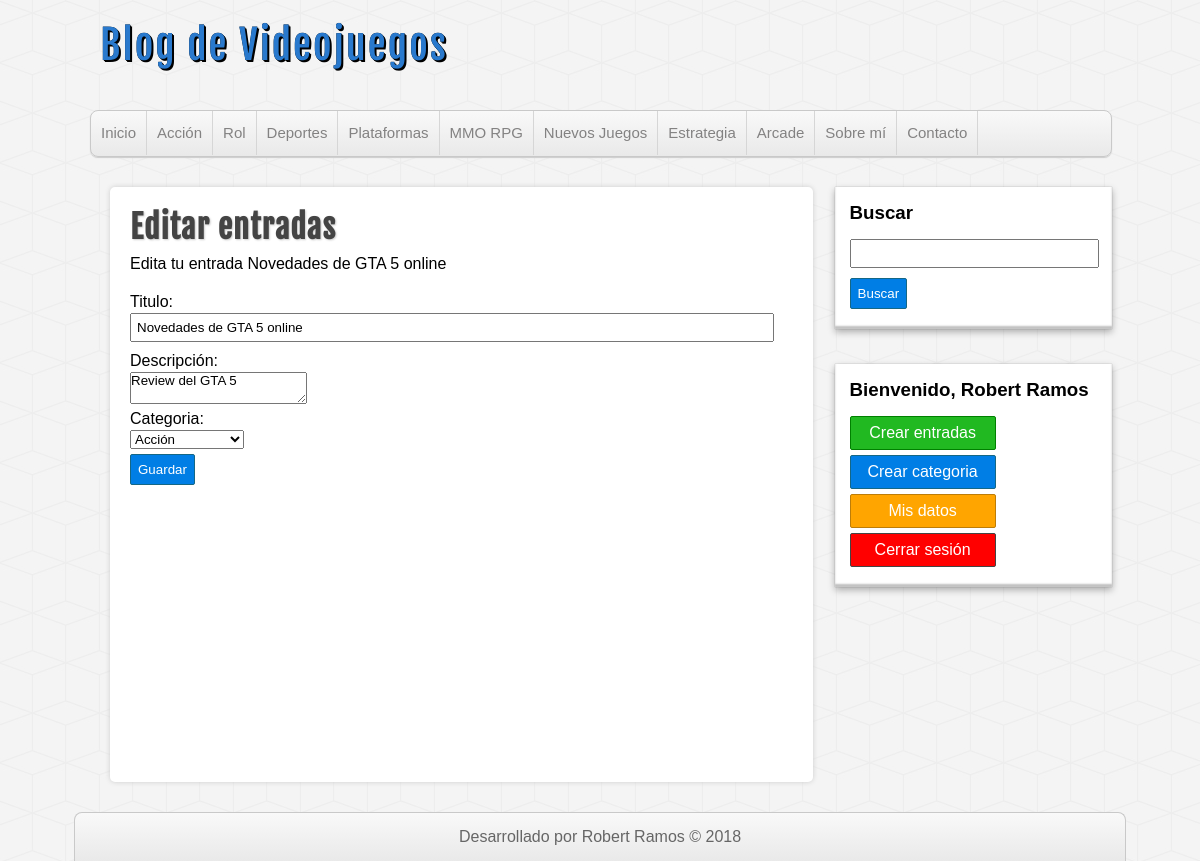
Page /editar-entrada.php?id=1 (signed in) on the committed database.
### tables this page shows
CREATE TABLE `categorias` (
  `id` int(255) NOT NULL,
  `nombre` varchar(100) DEFAULT NULL
);

CREATE TABLE `entradas` (
  `id` int(255) NOT NULL,
  `usuario_id` int(255) NOT NULL,
  `categoria_id` int(255) NOT NULL,
  `titulo` varchar(255) NOT NULL,
  `descripcion` mediumtext,
  `fecha` date NOT NULL
);

### includes/helpers.php (called while the page is built, shortened)
<?php
function conseguirCategorias($conexion){
    $sql = "SELECT * FROM categorias ORDER BY id ASC;";
    $categorias = mysqli_query($conexion, $sql);
    $resultado = array();
    if($categorias && mysqli_num_rows($categorias) >= 1){
        $resultado = $categorias;
    }
    return $resultado;
}
function conseguirEntrada($conexion, $id){
    $sql = "SELECT e.*, c.nombre AS 'categoria', CONCAT(u.nombre, ' ', u.apellido) AS 'usuario' FROM entradas e ".
    "INNER JOIN categorias c ON e.categoria_id = c.id ".
    "INNER JOIN usuarios u ON e.usuario_id = u.id ".
    "WHERE e.id = $id";
    $entrada = mysqli_query($conexion, $sql);
    $resultado = array();
    if($entrada && mysqli_num_rows($entrada) >= 1){
        $resultado = mysqli_fetch_assoc($entrada);
    }
    return $resultado;
}
?>

### editar-entrada.php (the view, shortened to what this page needs)
<?php require_once 'includes/conexion.php'; ?>
<?php require_once 'includes/helpers.php'; ?>
<?php
    $entrada_actual = conseguirEntrada($db, $_GET['id']);
?>
<?php require_once 'includes/cabecera.php'; ?>
<?php require_once 'includes/lateral.php'; ?>
<div id="principal">
    <h1>Editar entradas</h1>
    <p>
        Edita tu entrada <?=$entrada_actual['titulo']?>
    </p>
    <br>
    <form action="guardar-entrada.php?editar=<?=$entrada_actual['id']?>" method="POST">
        <label for="titulo">Titulo:</label>
        <input type="text" name="titulo" value="<?=$entrada_actual['titulo']?>">
        <label for="descripcion">Descripción:</label>
        <textarea name="descripcion"><?=$entrada_actual['descripcion']?></textarea>
        <label for="categoria">Categoria:</label>
        <select name="categoria">
            <?php
                $categorias = conseguirCategorias($db);
                if(!empty($categorias)):
                    while($categoria = mysqli_fetch_assoc($categorias)):
            ?>
                <option value="<?=$categoria['id']?>" <?=$categoria['id'] == $entrada_actual['categoria_id'] ? 'selected="selected"' : ''?>>
                        <?=$categoria['nombre']?>
                </option>
            <?php
                    endwhile;
                endif;
            ?>
        </select>
        <input type="submit" value="Guardar">
    </form>
</div>
<?php require_once 'includes/pie.php'; ?>

### includes/cabecera.php (shortened to what this page needs)
<?php require_once 'conexion.php' ?>
<?php require_once 'includes/helpers.php'; ?>
<!DOCTYPE html>
<html lang="en">
<head>
    <link rel="stylesheet" type="text/css" href="./assets/css/style.css">
</head>
<body>
        <header id="cabecera">
            <div id="logo">
                <a href="index.php">
                    Blog de Videojuegos
                </a>
            </div>
            <nav id="menu">
                <ul>
                    <li>
                        <a href="Index.php">Inicio</a>
                    </li>
                    <?php
                        $categorias = conseguirCategorias($db);
                        if(!empty($categorias)):
                            while($categoria = mysqli_fetch_assoc($categorias)):
                    ?>
                                <li>
                                    <a href="categoria.php?id=<?=$categoria['id']?>"><?= $categoria['nombre']?></a>
                                </li>
                    <?php
                            endwhile;
                        endif;
                    ?>
                    <li>
                        <a href="Index.php">Sobre mí</a>
                    </li>
                    <li>
                        <a href="Index.php">Contacto</a>
                    </li>
                </ul>
            </nav>
        </header>
        <div id="contenedor">

### assets/css/style.css (style rules this page uses)
* { margin: 0px; padding: 0px; font-family: sans-serif, Helvetica, Arial; text-decoration: none; }
body { background: url(../img/cubes.png) #F4F4F4; }
#cabecera { width: 85%; height: auto; background: transparent; margin: 0px auto; }
#logo { float:left; width: 540px; height: 110px; }
#logo a { font-family: "fajala", Helvetica; font-size: 40px; letter-spacing: 2px; color: #2979CD; text-shadow: 0px 0px 0px black, 1px 1px 0px black, 2px 2px 0px black; transition: all 500ms; line-height: 90px; margin-left: 10px; }
#menu { clear: both; width: 100%; height: 45px; background: linear-gradient(to bottom, #f9f9f9 0px, #e9e9e9 100%); border: 1px solid #C9C9C9; border-radius: 8px; box-shadow: 0px 1px 1px #ccc; overflow: hidden; }
#menu ul { list-style: none; }
#menu ul li { float: left; line-height: 44px; border-right: 1px solid #D6D6D6; }
#menu ul li a { display: block; padding-left: 10px; padding-right: 10px; font-size: 15px; color: #838282; }
#contenedor { width: 85%; height: auto; margin: 0px auto; margin-top: 30px; margin-bottom: 30px; }
label, input[type="text"], input[type="email"], input[type="password"] { display: block; width: 95%; margin-top:2px; margin-bottom: 2px; }
input[type="text"], input[type="email"], input[type="password"] { padding: 5px; margin-bottom: 10px; }
input[type="button"], input[type="submit"], .boton { margin-top: 5px; margin-bottom: 5px; display: block; border-radius: 2px; color:white; background: #007ee5; border: 1px solid #156785; cursor:pointer; padding: 7px; }
#principal { float: left; width: 65%; min-height: 555px; background:white; border-radius: 5px; box-shadow: 0px 0px 5px #ccc; margin-left: 20px; padding: 20px; overflow: hidden; }
#principal h1 { font-size: 32px; color: #444; letter-spacing: 1px; text-shadow: 1px 1px 2px #ccc; font-family: "fajala"; }
#principal p { margin-top: 8px; }

### rows in the picture
categorias: nombre "Acción"
categorias: nombre "Rol"
categorias: nombre "Deportes"
categorias: nombre "Plataformas"
categorias: nombre "MMO RPG"
categorias: nombre "Nuevos Juegos"
categorias: nombre "Estrategia"
categorias: nombre "Arcade"
entradas: titulo "Novedades de GTA 5 online", descripcion "Review del GTA 5", categoria "Acción"

### other values in the picture
$_SESSION['usuario']['nombre'] "Robert"
$_SESSION['usuario']['apellido'] "Ramos"
